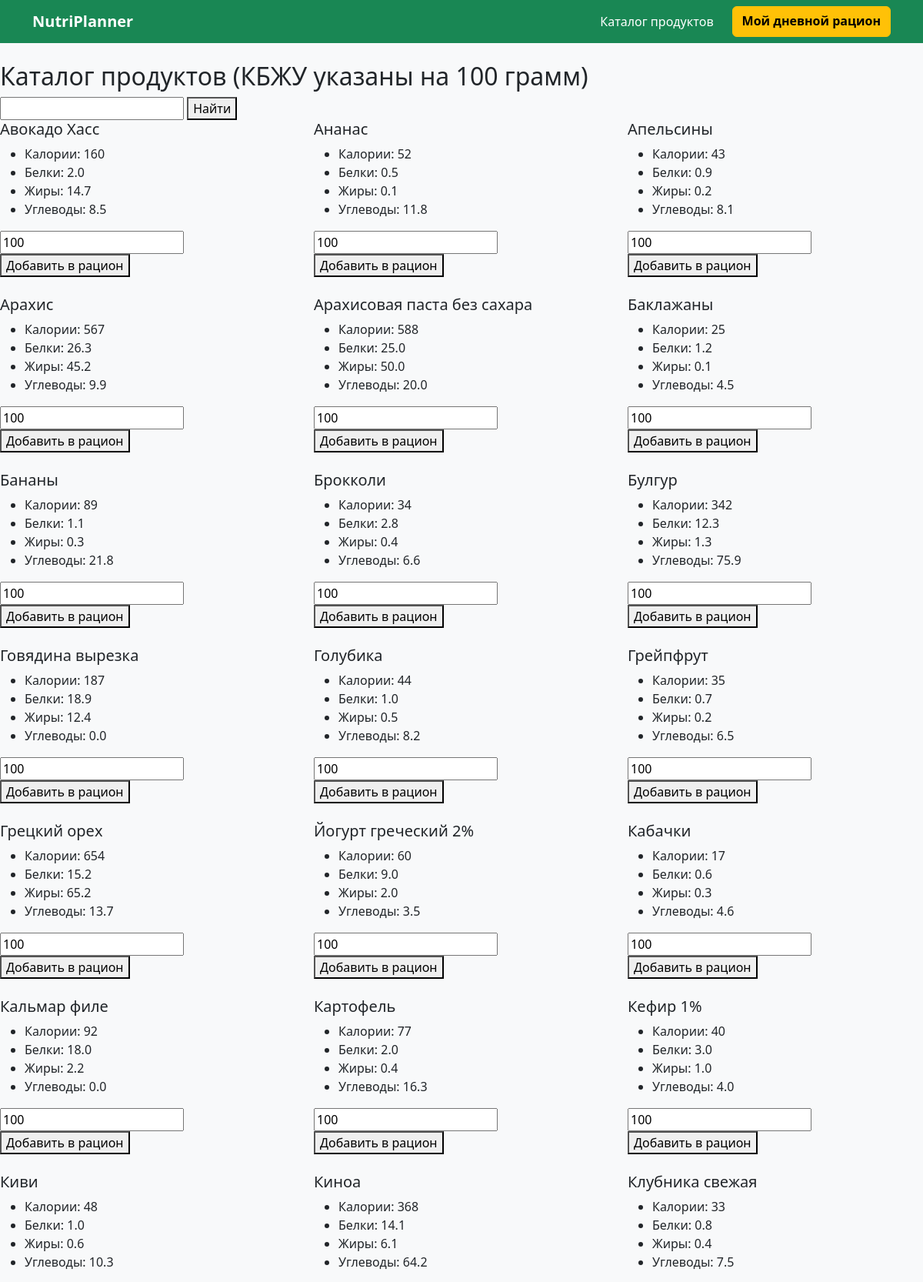
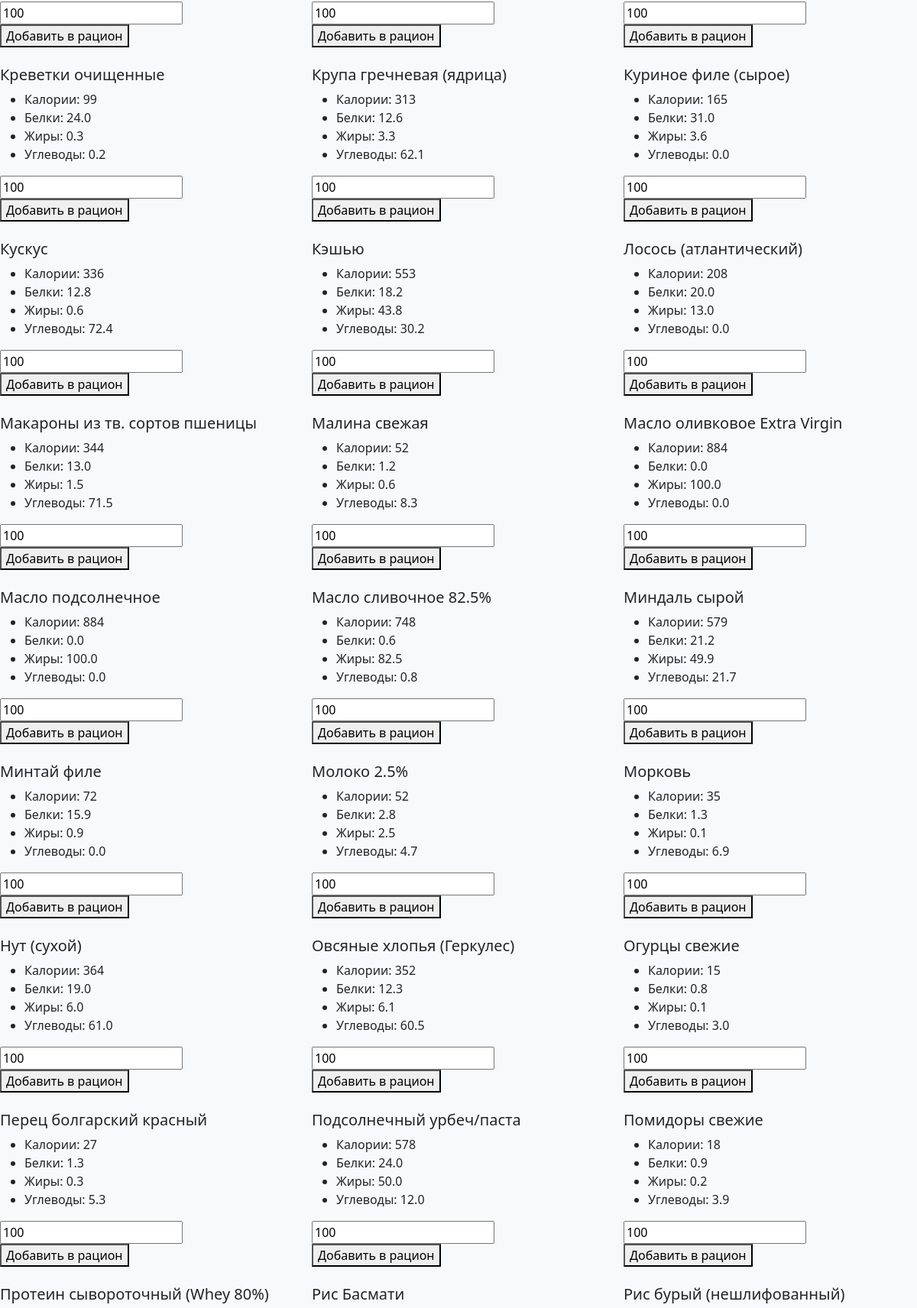
The page / (upper part) on the database its author committed (2 pictures, top to bottom).
### meals/models.py (models this page shows, shortened)
class Product(models.Model):
    name = models.CharField(max_length=255,
                            verbose_name='Название продукта')
    calories = models.PositiveIntegerField(
        verbose_name='Калорийность на 100г (ккал)'
    )
    proteins = models.FloatField(
        verbose_name='Белки на 100г (г)'
    )
    fats = models.FloatField(
        verbose_name='Жиры на 100г (г)'
    )
    carbs = models.FloatField(
        verbose_name='Углеводы на 100г (г)'
    )
    class Meta:
        verbose_name = 'Продукт'
        verbose_name_plural = 'Продукты'
        ordering = ['name']

### meals/views.py (the view)
# urls.py: path('', views.product_list, name='product_list'),
def product_list(request):
    query = request.GET.get('q', '').strip()
    products = Product.objects.all()
    if query:
        q = query.lower()
        products = [p for p in products if q in p.name.lower()]
    return render(request,
        'meals/product_list.html',
        {'products': products, 'query': query})

### meals/templates/meals/product_list.html (shortened to what this page needs)
{% extends 'meals/base.html' %}
{% block content %}
<h2>Каталог продуктов (КБЖУ указаны на 100 грамм)</h2>
<div>
    <form action="{% url 'product_list' %}" method="get">
        <input type="text" name="q" value="{{ query }}">
        <button type="submit">Найти</button>
    </form>
</div>
<div class="row row-cols-1 row-cols-md-3 g-4">
    {% for product in products %}
    <div class="col">
    <div class="card-body">
            <h5>{{ product.name }}</h5>
            <ul>
                <li>Калории: {{product.calories}}</li>
                <li>Белки: {{product.proteins}}</li>
                <li>Жиры: {{product.fats}}</li>
                <li>Углеводы: {{product.carbs}}</li>
            </ul>
            <form action="{% url 'add_to_plan' product.id %}" method="post">
                <input type="number" name="weight" value="100" min="1" step="1">
                <button type="submit">Добавить в рацион</button>
            </form>
    </div>
    </div>
    {% endfor %}
</div>
{% endblock %}

### meals/templates/meals/base.html (shortened to what this page needs)
<!DOCTYPE html>
<html lang="en">
<head>
    <link href="https://cdn.jsdelivr.net/npm/bootstrap@5.3.8/dist/css/bootstrap.min.css" rel="stylesheet">
</head>
<body class="bg-light">
    <nav class="navbar navbar-expand-lg navbar-dark bg-success mb-4">
        <div class="container">
            <a class="navbar-brand fw-bold" href="{% url 'product_list' %}">
                NutriPlanner
            </a>
            <div class="navbar-nav ms-auto">
                <a href="{% url 'product_list' %}"
                class="nav-link text-white">
                    Каталог продуктов
                </a>
                <a href="{% url 'meal_detail_plan' %}"
                class="btn btn-warning ms-3 fw-bold"
                >
                    Мой дневной рацион
                </a>
            </div>
        </div>
    </nav>
{% block content %}
{% endblock %}
</body>
</html>

### rows shown on the page
Product: name "Авокадо Хасс", calories "160", proteins "2.0", fats "14.7", carbs "8.5"
Product: name "Ананас", calories "52", proteins "0.5", fats "0.1", carbs "11.8"
Product: name "Апельсины", calories "43", proteins "0.9", fats "0.2", carbs "8.1"
Product: name "Арахис", calories "567", proteins "26.3", fats "45.2", carbs "9.9"
Product: name "Арахисовая паста без сахара", calories "588", proteins "25.0", fats "50.0", carbs "20.0"
Product: name "Баклажаны", calories "25", proteins "1.2", fats "0.1", carbs "4.5"
Product: name "Бананы", calories "89", proteins "1.1", fats "0.3", carbs "21.8"
Product: name "Брокколи", calories "34", proteins "2.8", fats "0.4", carbs "6.6"
Product: name "Булгур", calories "342", proteins "12.3", fats "1.3", carbs "75.9"
Product: name "Говядина вырезка", calories "187", proteins "18.9", fats "12.4", carbs "0.0"
Product: name "Голубика", calories "44", proteins "1.0", fats "0.5", carbs "8.2"
Product: name "Грейпфрут", calories "35", proteins "0.7", fats "0.2", carbs "6.5"
Product: name "Грецкий орех", calories "654", proteins "15.2", fats "65.2", carbs "13.7"
Product: name "Йогурт греческий 2%", calories "60", proteins "9.0", fats "2.0", carbs "3.5"
Product: name "Кабачки", calories "17", proteins "0.6", fats "0.3", carbs "4.6"
Product: name "Кальмар филе", calories "92", proteins "18.0", fats "2.2", carbs "0.0"
Product: name "Картофель", calories "77", proteins "2.0", fats "0.4", carbs "16.3"
Product: name "Кефир 1%", calories "40", proteins "3.0", fats "1.0", carbs "4.0"
Product: name "Киви", calories "48", proteins "1.0", fats "0.6", carbs "10.3"
Product: name "Киноа", calories "368", proteins "14.1", fats "6.1", carbs "64.2"
Product: name "Клубника свежая", calories "33", proteins "0.8", fats "0.4", carbs "7.5"
Product: name "Креветки очищенные", calories "99", proteins "24.0", fats "0.3", carbs "0.2"
Product: name "Крупа гречневая (ядрица)", calories "313", proteins "12.6", fats "3.3", carbs "62.1"
Product: name "Куриное филе (сырое)", calories "165", proteins "31.0", fats "3.6", carbs "0.0"
Product: name "Кускус", calories "336", proteins "12.8", fats "0.6", carbs "72.4"
Product: name "Кэшью", calories "553", proteins "18.2", fats "43.8", carbs "30.2"
Product: name "Лосось (атлантический)", calories "208", proteins "20.0", fats "13.0", carbs "0.0"
Product: name "Макароны из тв. сортов пшеницы", calories "344", proteins "13.0", fats "1.5", carbs "71.5"
Product: name "Малина свежая", calories "52", proteins "1.2", fats "0.6", carbs "8.3"
Product: name "Масло оливковое Extra Virgin", calories "884", proteins "0.0", fats "100.0", carbs "0.0"
Product: name "Масло подсолнечное", calories "884", proteins "0.0", fats "100.0", carbs "0.0"
Product: name "Масло сливочное 82.5%", calories "748", proteins "0.6", fats "82.5", carbs "0.8"
Product: name "Миндаль сырой", calories "579", proteins "21.2", fats "49.9", carbs "21.7"
Product: name "Минтай филе", calories "72", proteins "15.9", fats "0.9", carbs "0.0"
Product: name "Молоко 2.5%", calories "52", proteins "2.8", fats "2.5", carbs "4.7"
Product: name "Морковь", calories "35", proteins "1.3", fats "0.1", carbs "6.9"
Product: name "Нут (сухой)", calories "364", proteins "19.0", fats "6.0", carbs "61.0"
Product: name "Овсяные хлопья (Геркулес)", calories "352", proteins "12.3", fats "6.1", carbs "60.5"
Product: name "Огурцы свежие", calories "15", proteins "0.8", fats "0.1", carbs "3.0"
Product: name "Перец болгарский красный", calories "27", proteins "1.3", fats "0.3", carbs "5.3"
Product: name "Подсолнечный урбеч/паста", calories "578", proteins "24.0", fats "50.0", carbs "12.0"
Product: name "Помидоры свежие", calories "18", proteins "0.9", fats "0.2", carbs "3.9"
Product: name "Протеин сывороточный (Whey 80%)"
Product: name "Рис Басмати"
Product: name "Рис бурый (нешлифованный)"
